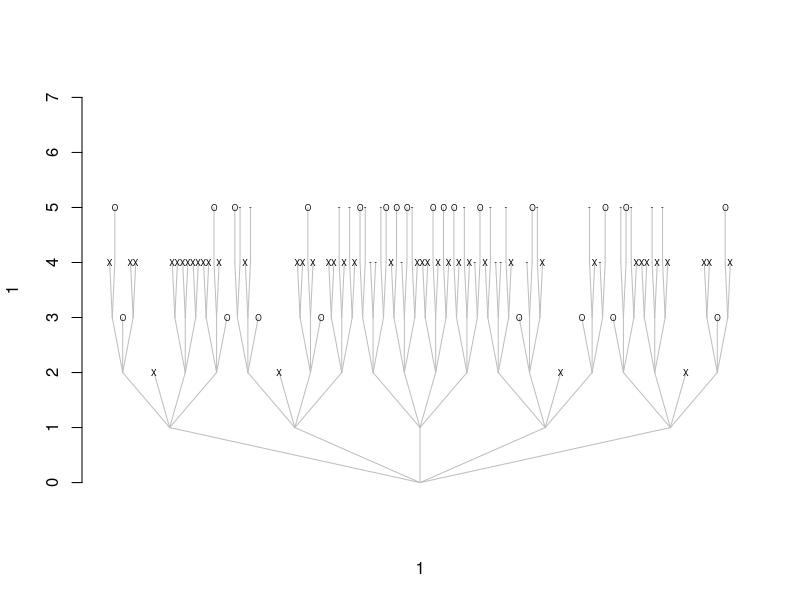

Generate this figure with R:
rm(list = ls())

#===============================================================================
# Populate the state matrix
#===============================================================================
S = matrix(0,9,8)
# Row Sums:
S[1:3,1] = 1
S[4:6,2] = 1
S[7:9,3] = 1
# Col Sums:
S[c(1:3)*3-2,4] = 1
S[c(1:3)*3-1,5] = 1
S[c(1:3)*3-0,6] = 1
# Diag Sums
S[c(1,5,9),7] = 1
S[c(3,5,7),8] = 1
S

#===============================================================================
# Evaluate the Game State rho(m,S)
#===============================================================================
rho = function(m,S)
{
  m = matrix(m,ncol = 1)
  player1  = any(t(m)%*%S==-3) # X
  player2  = any(t(m)%*%S==+3) # O
  m_1      = (m==-1)
  m_2      = (m==+1)
  tie      = sum((t(m_1)%*%S>0)*(t(m_2)%*%S>0))==8
  winner   = c(-1,0,1)[c(player1,tie,player2)]
  terminal = player1|tie|player2
  ret      = list(terminal = terminal,winner = winner)
  return(ret)
}

m = as.matrix(c(1,1,-1,0,0,0,0,0,-1))
matrix(m,3,3,byrow = TRUE)
rho(m,S)

m = as.matrix(c(1,1,-1,0,0,-1,0,0,-1)) 
matrix(m,3,3,byrow = TRUE)
rho(m,S)

#===============================================================================
# game_tree(m,k) returns a vector of -1, 0, and +1s delineating all terminal 
# game states.
#===============================================================================
game_tree= function(m,k)
{
   g = c()
   game_state = rho(m,S)
   if(game_state$terminal)
   {
   	  g = c(g,game_state$winner)
   }else{
   	Index = which(m == 0)
   	for(i in 1:length(Index))
   	{
   		x = m
   		x[Index[i]] = k
   		g = c(g,game_tree(x,-1*k))
   	}
   	return(g)
   }
}
m = as.matrix(c(0,0,0,0,0,0,0,0,0))
m = as.matrix(c(1,1,-1,0,0,0,0,0,-1))



res = game_tree(m,-1)
n_g  = 	length(res)
Xwins = sum(res==-1)
Draws = sum(res== 0)
Owins = sum(res==+1)
c(n_g,Xwins,Draws,Owins)

#===============================================================================
# Write a function that draws the game tree.
#===============================================================================
draw_game_tree=function(m,k,x0=0,d = 0,lims=c(-1,1))
{
   g = c()
   game_state = rho(m,S)
   if(d == 0)
   {
   	plot(1,1,type = 'n',xlim = lims,ylim = c(0,sum(m==0)+2),axes = FALSE)
   	axis(2)
   }
   if(game_state$terminal)
   {
   	  g = c(g,game_state$winner)
   	  #points(x0,d,pch = 16, col = c('blue','green','red')[game_state$winner+2])
   	  text(x0,d,labels = c('X','-','O')[game_state$winner+2],cex = 0.5)
   	  return(g)
   }else{
   	Index = which(m == 0)
   	x_seq  = seq(lims[1],lims[2],length = length(Index)+1)
   	x_mids = x_seq[-1]-0.5*diff(x_seq)
   	for(i in 1:length(Index))
   	{
   		segments(x0,d,x_mids[i],d+1,col = 'grey')
   		x = m
   		x[Index[i]] = k
   		g = c(g,draw_game_tree(x,-1*k,x_mids[i],d+1,lims = c(x_seq[i],x_seq[i+1])))
   	}
   	return(g)
   }
}

res_draw = draw_game_tree(m,+1)
#res = game_tree(m,-1)
n_g  = 	length(res)
Xwins = sum(res==-1)
Draws = sum(res== 0)
Owins = sum(res==+1)
c(n_g,Xwins,Draws,Owins)
